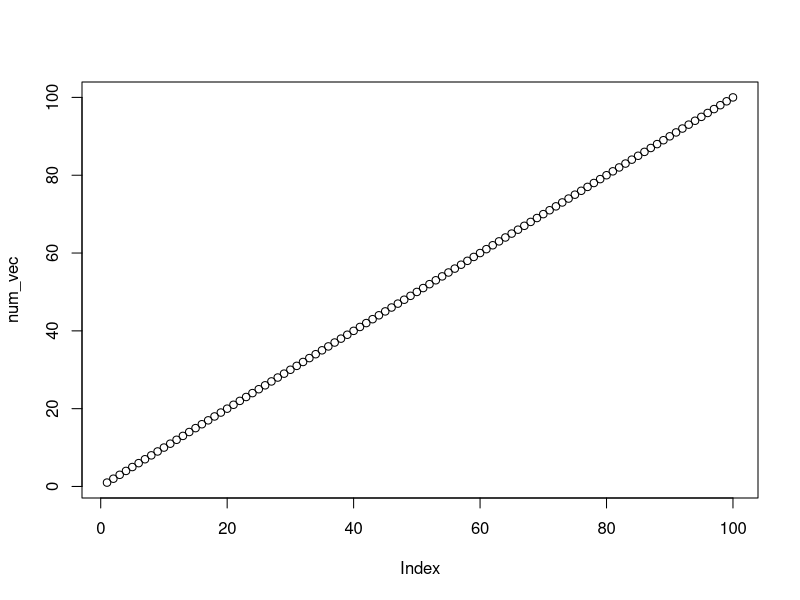
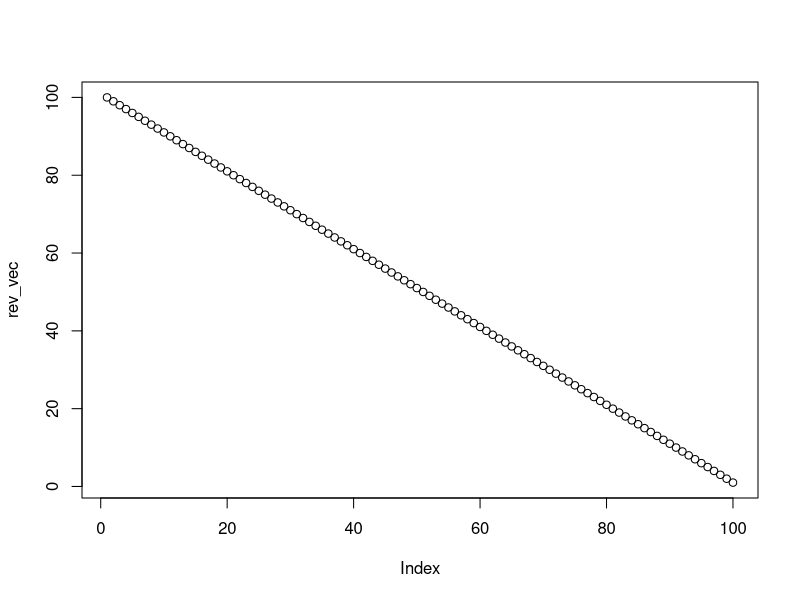

Generate these figures, in order, with R: (Note: this script raises an error after producing the figures.)
#creating directory
dir.create('data',showWarnings = FALSE)
dir.create('figure',showWarnings = FALSE)

num_vec <- 1:100
num_vec_2 <- c(1,2,3)
rev_vec <- rev(num_vec)
char_vec <- c("a", "b", "c",4)
#vector indexing
plot(num_vec)
plot(rev_vec)

char_vec [1] <- 'b'
char_vec [2] <- 4
char_vec [3] <- 'c'
char_vec
rm(list = ls())
ls()

#-------------- R Objects {Vector}
x_num <- c(0.5, 0.6)       ## numeric
x_logic <- c(TRUE, FALSE)    ## logical
x_logic
x_logic <- c(T, F)           ## logical
T <- 'x'
T
x_char <- c("a", "b", "c")  ## character
x_integer <- 9:29              ## integer
x_complex <- c(1+0i, 2+4i)     ## complex

#-------------- Mix objects
y_char <- c(1.7, "a")   ## character
y_char
y_num <- c(TRUE, FALSE, 2)    ## numeric
y_num
y_char <- c("a", TRUE)  ## character
y_char

#---------------Matrix

matrix()
help(matrix)
set.seed(121)
rand_vec <- sample (1:10, 1000, replace = TRUE)

mat_demo <-matrix(data = rand_vec,  nrow = 100, ncol = 10, byrow = FALSE,
       dimnames = NULL)
mat_demo

mean (rand_vec)
median(rand_vec)
mean(mat_demo)
view(mat_demo)
mean(mat_demo[,1])
apply(X = mat_demo, MARGIN = 1, FUN = mean)
apply(X = mat_demo, MARGIN = 1, FUN = min)

apply(mat_demo[, 1:5], 1,mean)
apply(mat_demo[, 6:10], 1,mean)
num_demo <- c(3,2,4,5)
idx_demo <- num_demo >2
num_demo[idx_demo]
idx_demo_eq <- num_demo ==2
idx_demo_eq
num_demo [idx_demo_eq]
heatmap(mat_demo)


#-------------- Explicit Coercion Objects
x <- 0:6
class(x)
# [1] "integer"
as.numeric(x)
# [1] 0 1 2 3 4 5 6
as.logical(x)
# [1] FALSE  TRUE  TRUE  TRUE  TRUE  TRUE  TRUE
as.character(x)
# [1] "0" "1" "2" "3" "4" "5" "6"
#----- CLASS 24 March 2022
# dreating directory
# shortcut for running the code is CTRL + ENTER (windows)
# COMMAND + ENTER
dir.create(path = 'data', showWarnings = FALSE)
dir.create(path = 'figures', showWarnings = FALSE)

#------
num_vec <- 1:100
rev_vec <- rev(num_vec)
num_vec_2 <- c(1,2,3)

char_vec <- c('a','b','c')

# c('b','a','c')
char_vec[1] <- 'b'
char_vec[2] <- 'a'
plot(num_vec)
plot(rev_vec)
plot(rev_vec)

char_vec <- c('a','b','c')


rm(list = ls())
#-------------- R Objects {Vector}
x_num <- c(0.5, 0.6)         ## numeric
x_logic <- c(TRUE, FALSE)    ## logical
x_logic2 <- c(T, F)
## logical

x_char <- c("a", "b", "c")  ## character
x_integer <- 9:29              ## integer
x_complex <- c(1+0i, 2+4i)     ## complex

#-------------- Mix objects
y_char <- c(1.7, "a")   ## character
y_num <- c(TRUE, FALSE,TRUE , 2)    ## numeric
y_char <- c("a", TRUE)  ## character

#========== MATRIX
set.seed(121)
rand_vec <- sample(x = 1:10,size = 1000,replace = TRUE)
mat_demo <- matrix(
  data = rand_vec, 
  nrow = 100, ncol = 10, byrow = FALSE,
  dimnames = NULL)
#-------
mean(rand_vec)
mean(mat_demo)
mean(mat_demo[,1])
mean(mat_demo[1,])

apply(X = mat_demo,MARGIN = 1,FUN = mean)

apply(X = mat_demo,MARGIN = 1,FUN = min)

apply(mat_demo[,1:5],1,mean)

apply(mat_demo[,6:10],1,mean)

num_demo <- c(3,2,4,5)
idx_demo <- num_demo > 2
idx_demo_eq <- num_demo == 2
num_demo[idx_demo]

num_demo[idx_demo_eq]
####
# Matrices can be created by column-binding or 
# row-binding with the cbind() and rbind() functions.
x <- 1:3
y <- 10:12
# column-binding
cbind(x, y)
# row-binding
rbind(x, y) 
x <- 1:2

t.test(x,y)

####-------------- Lists
# Lists are a special type of vector that can contain
# elements of different classes. Lists are a very 
# important data type in R and you should get to know 
# them well. 

# Lists can be explicitly created using the 
# list() function, which takes an arbitrary 
# number of arguments.

x <- list(1, "a", TRUE, 1 + 4i) 
x


####---------------- Empty list
# We can also create an empty list of a prespecified 
# length with the vector() function
x <- vector("list", length = 5)
x
x <- list()
x
####---------------- Factors
#' Factors are used to represent categorical data 
#' and can be unordered or ordered. One can think 
#' of a factor as an integer vector where each integer 
#' has a label. 
#' 
#' Factors are important in statistical 
#' modeling and are treated specially by 
#' modelling functions like lm() and glm().

#' Using factors with labels is better than using 
#' integers because factors are self-describing. 
#' Having a variable that has values “Male” and 
#' “Female” is better than a variable that has 
#' values 1 and 2.
#' 
#' Factor objects can be created with the factor() function.

x <- factor(c("yes", "yes", "no", "yes", "no"))
x
x <- factor(c("yes", "yes", "no", "yes", "no"), levels = c('yes', 'no'))
x
Ans <- c('Y', 'N')
Name <- c ( 'AB', 'Biswajit')
DIF <- cbind(Ans, Name)
DIF
list (Ans, Name)
list(DIF)
rm(list=ls())
student <- (list('boy' = LETTERS [1:4], 'girl' = 'V'))
student
student[[1]]
# See the underlying representation of factor
unclass(x)

####---------------- Missing Values
#' Missing values are denoted by NA or NaN
#' 
#' is.na() is used to test objects if they are NA
#' 
#' is.nan() is used to test for NaN

x <- c(1, 2, NaN, 10, 3)  
x
is.na(x)   

is.nan(x)

#' NA values have a class also, so there are integer NA, character NA, etc.
#' A NaN value is also NA but the converse is not true

x <- c(1, 2, NaN, NA, 4)

is.na(x)

is.nan(x)

############---------------- DATA FRAME
#' Data frames are used to store tabular data in R. 
#' They are an important type of object in R and 
#' are used in a variety of statistical modeling 
#' applications. 
rm(list=ls())


############----------------- Names
#' R objects can have names, which is very useful
#' for writing readable code and self-describing
#' objects. Here is an example of assigning names
#' to an integer vector.
x <- 1:3
#x <- c(1,2,3,...,100)
names(x)
names(x) <- c("New York", "Seattle", "Los Angeles")
x
x[1]
#' Lists can also have names, which is often very useful.
x <- list("Los Angeles" = 1, Boston = 2, London = 3)
x
#' Matrices can have both column and row names.
m <- matrix(1:4, nrow = 2, ncol = 2)
dimnames(m) <- list(c("a", "b"), c("c", "d"))
m
#' Column names and row names can be set separately 
#' using the colnames() and rownames() functions.
colnames(m) <- c("h", "f")
rownames(m) <- c("x", "z")
m
m

###################
#'----------------- Subsetting R Objects
#' There are three operators that can be used to extract
#' subsets of R objects.
#' 
m[1,1]
#' The '[' operator always returns an object of the same 
#' class as the original. It can be used to select multiple 
#' elements of an object
#' 
#' The '[[' operator is used to extract elements of a list or 
#' a data frame. It can only be used to extract a single 
#' element and the class of the returned object will not 
#' necessarily be a list or data frame.
#' 
#' The $ operator is used to extract elements of a list or 
#' data frame by literal name. Its semantics are similar to
#' that of [[.

#' --------- Subsetting a Vector
#' Vectors are basic objects in R and they can be subsetted 
#' using the [ operator.
#' 
#' x <- c("a", "b", "c", "c", "d", "a")
#' 
#' 
#' --------- Subsetting a Matrix
#' 
#' x <- matrix(1:6, 2, 3)
#' 
#' --------- Dropping matrix dimensions
#' x <- matrix(1:6, 2, 3)
#' 
#' 
#' --------- Subsetting Lists
#' x <- list(foo = 1:4, bar = 0.6)
#' 
#' 
#' --------- Subsetting Nested Elements of a List
#' x <- list(a = list(10, 12, 14), b = c(3.14, 2.81))
#' 
#' 
#' --------- Extracting Multiple Elements of a List
#' x <- list(foo = 1:4, bar = 0.6, baz = "hello")
#' 
#' 
#' 
#' --------- Using the readr Package
install.packages('readr')

library(readr)
age_data <- read_csv(file = 'data/age.csv')
# readr::read_csv()
#' --------- Binary Formats
#' 
#' 
#' --------- Control Structures
#' 
#' --------- Commonly used control structures are
#' --------- https://bookdown.org/rdpeng/rprogdatascience/control-structures.html
#' - if and else: testing a condition and acting on it
#' - for: execute a loop a fixed number of times
#' - while: execute a loop while a condition is true
#' - repeat: execute an infinite loop (must break out of it to stop)
#' - break: break the execution of a loop
#' - next: skip an interation of a loop

# if(<condition>) {
#   ## do something
# } 

# if(<condition>) {
#   ## do something
# } 
# else {
#   ## do something else
# }

# if(<condition1>) {
#   ## do something
# } else if(<condition2>)  {
#   ## do something different
# } else {
#   ## do something different
# }

## Generate a uniform random number
set.seed(1929)
x <- runif(n = 100, min = 0, max = 10)  
if(x > 3) {
  y <- 10
} else {
  y <- 0
}
# x < 4
x_4 <- c()
j <- 1 
for( i  in 1:length(x) ){
  if( x[i] < 4 ){
    x_4[j] <- x[i]
    j <- j + 1
  }
}
#--------------------------
# x > 4
y <- c()
j <- 1 
for( i  in 1:length(x) ){
  if( x[i] > 4 ){
    y[j] <- x[i]
    j <- j + 1
  }
}


x_list <- list()
for(i in 1:5){
  if(i  == 1){
    idx <- x < 2
    x_list[[i]] <- x[idx]
  }
  if(i  == 2){
    idx <- x >= 2 & x < 4
    x_list[[i]] <- x[idx]
  }
  if(i  == 3){
    idx <- x >= 4 & x < 6
    x_list[[i]] <- x[idx]
  }
  if(i  == 4){
    idx <- x >= 6 & x < 8
    x_list[[i]] <- x[idx]
  }
  if(i  == 5){
    idx <- x >= 8
    x_list[[i]] <- x[idx]
  }
}
# #############################################
# homework 
x_bucket <- list()
bucket_id <- c()
# indicator
ind <- c(2,4,6,8,10)

for(i in 1:length(x)){
  b.index <- c(FALSE,FALSE,FALSE,FALSE,FALSE)
  for(j in 1:length(ind)){
    if(x[i] <= ind[j] & x[i] > ind[j-1]){
      # homework
      # FEEL THE MISSING CODE
    }
  }
}




for(i in 1:5){
  if(i >= 3){
    print(i)
  }
}

i <- 1:5
i[i>3]
y <- if(x > 3) {
  10
} else { 
  0
}

#--------
# https://www.routledge.com/Chapman--HallCRC-The-R-Series/book-series/CRCTHERSER
#------
# install.packages("BiocManager")
# R < 4.1.0
# BiocManager::install(version = '3.11', force = TRUE)
# BiocManager::install("DESeq2", version = '3.11')
# BiocManager::install("locfit", version = '3.11')
#------






















